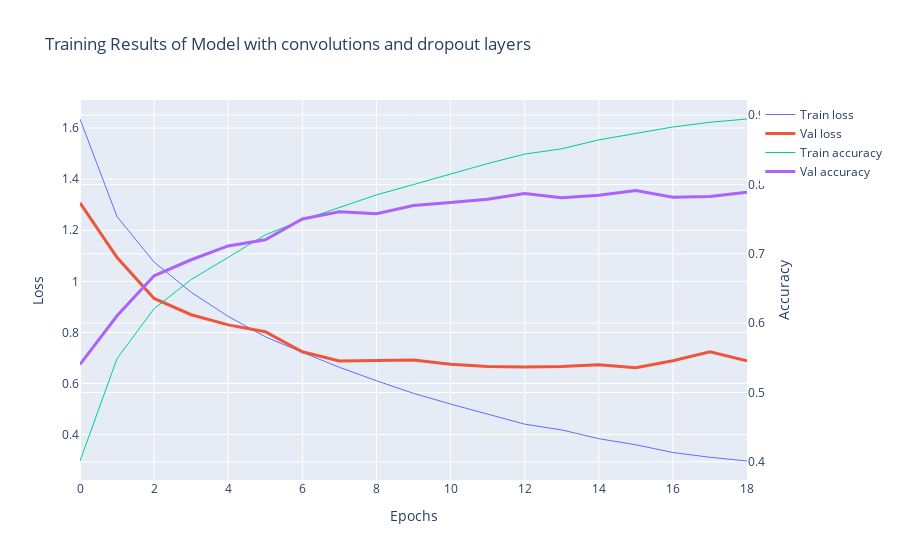

Source (notebook cell):
### Code cell
results_cnn = train_model(cnn_model, X_train, y_train, X_val=X_val, y_val=y_val, epochs=100, patience=3, threshold=1e-3, verbose=1)
df_results = pd.DataFrame(results_cnn).T
df_results.index.name = 'Epoch'
plot_results(df_results, 'Model with convolutions and dropout layers')

### Figure 1 — Plotly figure (JSON) as saved in the notebook; plotly's stock layout.template omitted (floating-point values rounded to 4 significant figures)
{"data": [{"fill": "none", "line": {"width": 1}, "mode": "lines", "name": "Train loss", "type": "scatter", "x": [0, 1, 2, 3, 4, 5, 6, 7, 8, 9, 10, 11, 12, 13, 14, 15, 16, 17, 18], "y": [1.636, 1.253, 1.075, 0.9572, 0.8627, 0.783, 0.7218, 0.6634, 0.6108, 0.5614, 0.5195, 0.4789, 0.4407, 0.418, 0.3839, 0.3599, 0.3296, 0.3111, 0.2964]}, {"fill": "none", "line": {"width": 3}, "mode": "lines", "name": "Val loss", "type": "scatter", "x": [0, 1, 2, 3, 4, 5, 6, 7, 8, 9, 10, 11, 12, 13, 14, 15, 16, 17, 18], "y": [1.307, 1.093, 0.9332, 0.8693, 0.8296, 0.8027, 0.724, 0.6883, 0.6903, 0.6919, 0.6753, 0.6662, 0.6643, 0.6664, 0.6729, 0.6616, 0.6887, 0.724, 0.6888]}, {"fill": "none", "line": {"width": 1}, "mode": "lines", "name": "Train accuracy", "type": "scatter", "x": [0, 1, 2, 3, 4, 5, 6, 7, 8, 9, 10, 11, 12, 13, 14, 15, 16, 17, 18], "y": [0.4012, 0.549, 0.621, 0.6628, 0.6949, 0.7273, 0.7485, 0.7669, 0.7849, 0.7998, 0.815, 0.8301, 0.8437, 0.8514, 0.8642, 0.8737, 0.8828, 0.8896, 0.8943], "yaxis": "y2"}, {"fill": "none", "line": {"width": 3}, "mode": "lines", "name": "Val accuracy", "type": "scatter", "x": [0, 1, 2, 3, 4, 5, 6, 7, 8, 9, 10, 11, 12, 13, 14, 15, 16, 17, 18], "y": [0.5405, 0.6107, 0.6683, 0.6914, 0.7113, 0.7201, 0.7502, 0.7607, 0.7579, 0.7697, 0.7738, 0.7787, 0.7868, 0.7809, 0.7844, 0.7911, 0.7814, 0.7825, 0.7889], "yaxis": "y2"}], "layout": {"title": {"text": "Training Results of Model with convolutions and dropout layers"}, "xaxis": {"title": {"text": "Epochs"}}, "yaxis": {"title": {"text": "Loss"}}, "yaxis2": {"overlaying": "y", "side": "right", "title": {"text": "Accuracy"}}}}
